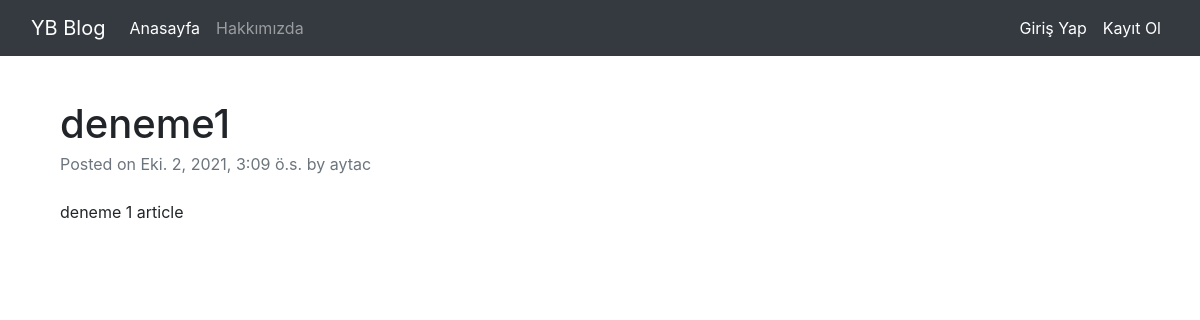
Screenshot of /article/article/1 with the database file from the repository.
### article/models.py (models this page shows, shortened)
class Article(models.Model):
    author = models.ForeignKey("auth.User",on_delete = models.CASCADE,verbose_name="Yazar")
    title = models.CharField(max_length=50,verbose_name="Başlık")
    content = models.TextField(verbose_name="içerik")
    created_date = models.DateTimeField(auto_now_add=True,verbose_name="oluşturma tarihi")

### article/views.py (the view)
# urls.py: path('article/<int:id>', views.detail,name="detail"),
def detail(request,id):
    article = get_object_or_404(Article,id = id)
    return render(request,"detail.html",{"article":article})

### templates/detail.html
{% extends "layout.html" %}
{% block body %}
<div class="container mt-5">
    <div class="row">
        <div class="col-lg-8">
            <article>
                <header class="mb-4">
                    <h1 class="fw-bolder mb-1">{{article.title}}</h1>
                    <div class="text-muted fst-italic mb-2">Posted on {{article.created_date}} by {{article.author.username}}</div>
                    </header>
                <section class="mb-5">
                    <p class="fs-5 mb-4">{{article.content}}</p>
                </section>
            </article>
        </div>
    </div>
</div>
{% endblock body %}

### rows the page displays
Article: title "deneme1", created_date "Eki. 2, 2021, 3:09 ö.s.", author.username "aytac", content "deneme 1 article"
